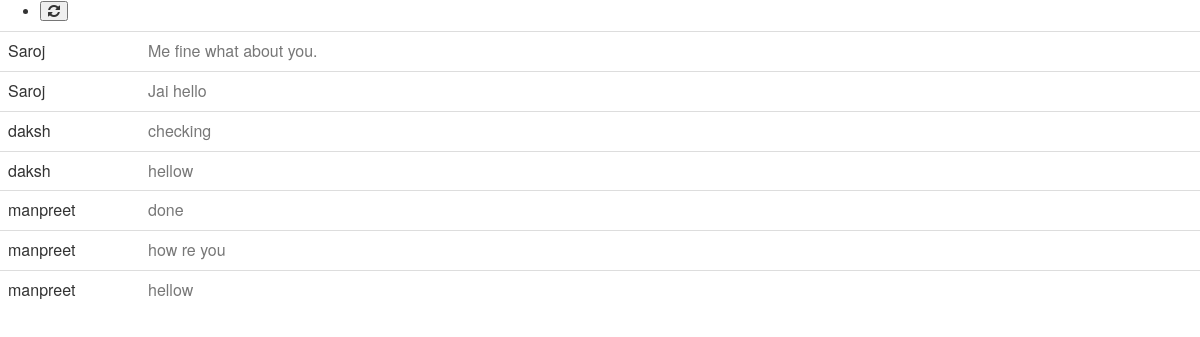
Page /unread.php (signed in) on the committed database.
### tables this page shows
CREATE TABLE `message` (
  `sno` int(200) NOT NULL,
  `fr0m` varchar(20) NOT NULL,
  `t0` varchar(20) NOT NULL,
  `message` text NOT NULL
);

### unread.php (the view, shortened to what this page needs)
    <?php
include_once "connection.php";
if(!$_SESSION['login']==1){
    header("Location:login.php");
}
elseif($_SESSION['login']==1){
   $name=$_SESSION['user'];
    ?>
     <html lang="en">
    <head>
        <link rel="stylesheet" id="css-main" href="assets/css/bootstrap.css">
        <link rel="stylesheet" href="https://maxcdn.bootstrapcdn.com/font-awesome/4.5.0/css/font-awesome.min.css">
    </head>
                <body>
                      <div class="block">
                                <div class="block-header bg-gray-lighter">
                                    <ul class="block-options">
                                        <li>
                                            <button class="js-tooltip" title="Previous 15 Messages" type="button" onclick="reload()"><i class="fa fa-refresh"></i></button>
                                        </li>
                                    </ul>
                                </div>
                                <div class="block-content">
                                    <div class="pull-r-l">
                                        <table class="js-table-checkable table table-hover table-vcenter">
                                            <tbody>
                                               <?php
                                                    $query = "SELECT * FROM message WHERE t0 = '$name' ORDER BY sno DESC";
                                                    $result = mysqli_query($con,$query);
                                                    while($row = mysqli_fetch_object($result)){
                                                        echo "<tr><td class='font-w600' style='width: 140px;'>".$row->fr0m."</td><td><div class='text-muted push-5-t'>".$row->message."</div></td></tr>";
                                                    }
                                                ?>
                                            </tbody>
                                        </table>
                                    </div>
                                </div>
                       </div>
                </body>
      </html>
      <?php
}
?>

### rows in the picture
message: fr0m "Saroj", message "Me fine what about you."
message: fr0m "Saroj", message "Jai hello"
message: fr0m "daksh", message "checking"
message: fr0m "daksh", message "hellow"
message: fr0m "manpreet", message "done"
message: fr0m "manpreet", message "how re you"
message: fr0m "manpreet", message "hellow"
